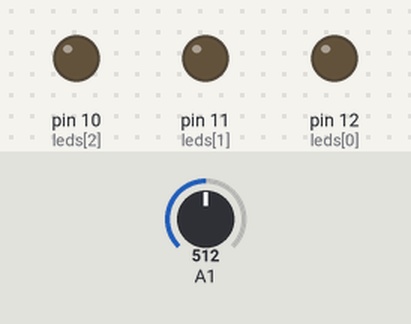
Recording of a sketch running on a simulated Arduino Uno, built with avr-gcc and run on an emulated ATmega328P. Shown: output pins drawn as LEDs (lit = HIGH). The inputs (shaded band) are chosen by the test bench; at power-on: A1 = 512.

Above: at 2.8 s.
2.9 s: A1 set to 0
5.6 s: A1 set to 122
At 5.96 s:
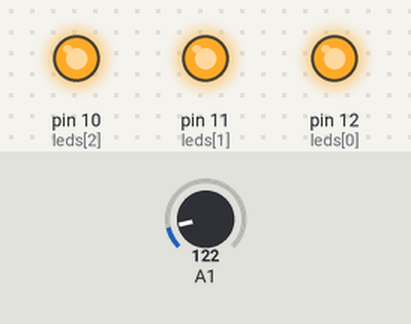
Timing chart, 0 to 15.1 s (numbered marks = the images above; inputs shaded):
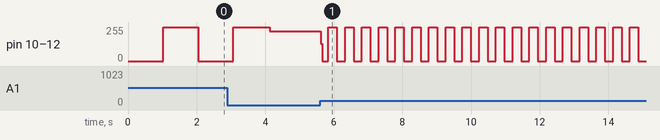

Measured:
- after the input at 5.6 s, pin 10 (leds[2]), pin 11 (leds[1]), pin 12 (leds[0]): 223/255 → 129/255 at once, then moves between 0/255 and 255/255, repeating every 0.49 s

The sketch:

Analogico.ino
```cpp
byte leds[]={12,11,10};
int tempoEntreAcendimentos;
void setup()
{
  for(int i=0;i<3;i++){
      pinMode(leds[i],OUTPUT);
  }
}
void loop()
{
  tempoEntreAcendimentos=analogRead(A1);
  alteraLEDS(LOW);
  delay(tempoEntreAcendimentos*2);
  alteraLEDS(HIGH);
  delay(tempoEntreAcendimentos*2);

}
void alteraLEDS(int estado){
  for(int i=0;i<3;i++){
      digitalWrite(leds[i],estado);
  }
}
```
